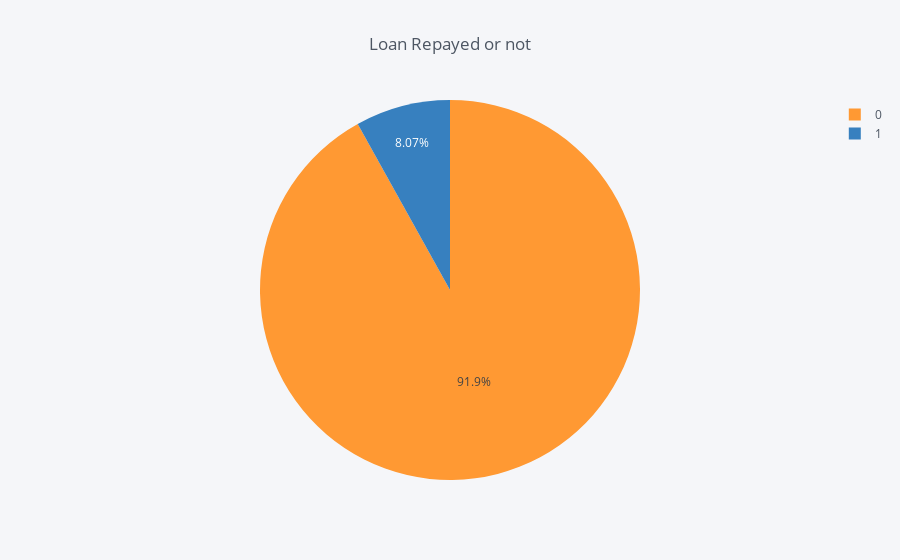

Notebook code for this chart:
### Markdown cell above
## <a id='5-5'>5.5 Data is balanced or imbalanced</a>

### Code cell
temp = application_train["TARGET"].value_counts()
df = pd.DataFrame({'labels': temp.index,
                   'values': temp.values
                  })
df.iplot(kind='pie',labels='labels',values='values', title='Loan Repayed or not')

### Figure 1 — Plotly figure (JSON) as saved in the notebook; plotly's stock layout.template omitted (floating-point values rounded to 4 significant figures)
{"data": [{"labels": [0, 1], "marker": {"colors": ["rgba(255, 153, 51, 1.0)", "rgba(55, 128, 191, 1.0)"]}, "name": "", "type": "pie", "values": [282686, 24825]}], "layout": {"legend": {"bgcolor": "#F5F6F9", "font": {"color": "#4D5663"}}, "paper_bgcolor": "#F5F6F9", "plot_bgcolor": "#F5F6F9", "title": "Loan Repayed or not", "titlefont": {"color": "#4D5663"}}}
